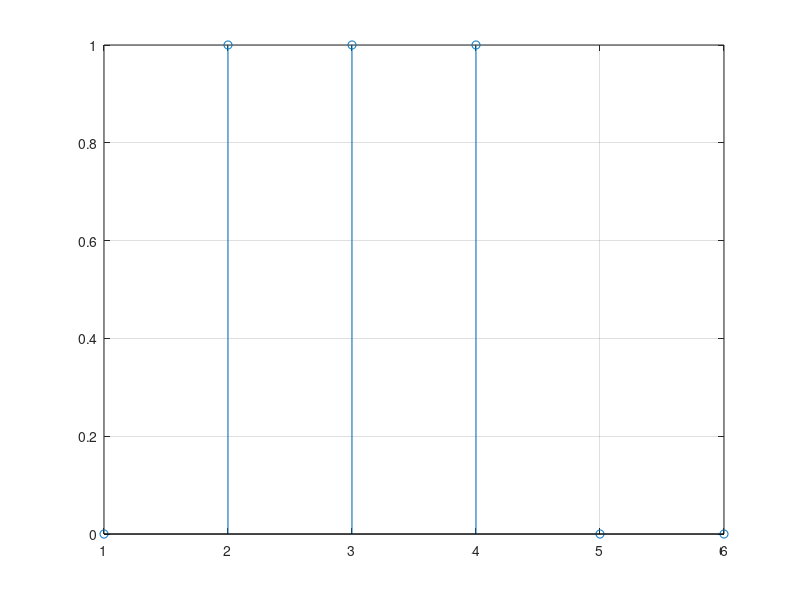

MATLAB code to generate this figure:
Fs = 12000;
N = 0.5*12; %numar esantioane
n = 1:N;
for i = 1:1:N
v(i) = round(rand);
end
ts = 1/Fs;
t = ts:ts:N*ts;
% plot(t,v);
stem(n,v),grid %in functie de n

